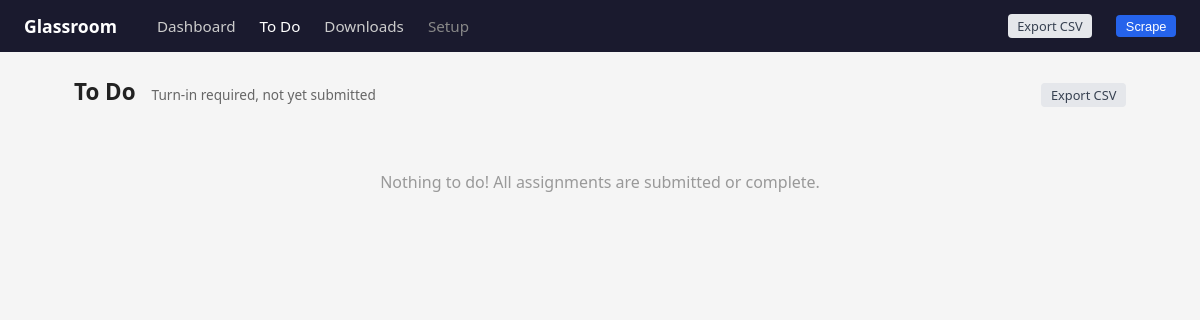
Before: /todo with the older database file.
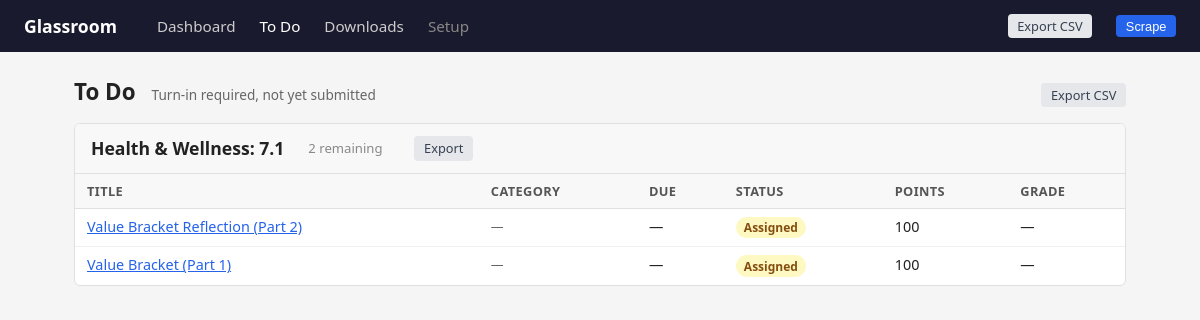
After: the same page with the newer database file.
### src/models.py (models this page shows)
class Base(DeclarativeBase):
    pass

class Assignment(Base):
    __tablename__ = "assignments"
    id = Column(Integer, primary_key=True, autoincrement=True)
    assignment_url = Column(String, unique=True, nullable=False, index=True)
    class_name = Column(String, nullable=True)
    week_label = Column(String, nullable=True)
    title = Column(String, nullable=True)
    description = Column(Text, default="")
    teacher = Column(String, nullable=True)
    posted_date = Column(String, nullable=True)
    due_date = Column(String, nullable=True)
    points_possible = Column(String, nullable=True)
    category = Column(String, nullable=True)
    assignment_type = Column(String, default="Unknown")
    status = Column(String, default="Unknown")
    turn_in_required = Column(Boolean, default=False)
    grade = Column(String, nullable=True)
    attachment_links = Column(Text, default="")
    attachment_titles = Column(Text, default="")
    scraped_at = Column(String, nullable=True)
    first_seen_at = Column(String, nullable=True)
    last_modified_at = Column(String, nullable=True)
    class_priority = Column(Integer, nullable=True)
    notes = Column(Text, nullable=True)
    ai_work_type = Column(String, nullable=True)
    ai_effort_estimate = Column(String, nullable=True)
    ai_summary = Column(String, nullable=True)
    ai_notes = Column(Text, nullable=True)

### src/routes/dashboard.py (the view)
@bp.route("/todo")
def todo() -> str:
    engine = current_app.config["DB_ENGINE"]
    with get_session(engine) as session:
        assignments = (
            session.query(Assignment)
            .filter(
                Assignment.status.notin_(["Turned in", "Graded", "Done"]),
                Assignment.turn_in_required == True,  # noqa: E712
            )
            .all()
        )
    by_class: dict[str, list[Assignment]] = defaultdict(list)
    for a in assignments:
        by_class[str(a.class_name or "Unknown")].append(a)
    classes = []
    for class_name in sorted(by_class.keys()):
        rows = sorted(by_class[class_name], key=_sort_key)
        classes.append({
            "name": class_name,
            "assignments": rows,
            "stats": _class_stats(rows),
        })
    return render_template("todo.html", classes=classes)

### src/db.py (called while the page is built)
@contextmanager
def get_session(engine: Engine | None = None) -> Generator[Session, None, None]:
    eng = engine if engine is not None else get_engine()
    factory = sessionmaker(bind=eng, expire_on_commit=False)
    session: Session = factory()
    try:
        yield session
        session.commit()
    except Exception:
        session.rollback()
        raise
    finally:
        session.close()

### src/routes/dashboard.py (called while the page is built)
def _class_stats(assignments: list[Assignment]) -> dict[str, int]:
    total = len(assignments)
    done = sum(1 for a in assignments if a.status in _DONE_STATUSES)
    missing = sum(1 for a in assignments if a.status in _URGENT_STATUSES)
    needs_attention = sum(1 for a in assignments if a.status in _ATTENTION_STATUSES)
    return {
        "total": total,
        "done": done,
        "missing": missing,
        "needs_attention": needs_attention,
    }

def _sort_key(a: Assignment) -> tuple[str, str]:
    return (str(a.due_date or "9999-99-99"), str(a.posted_date or "9999-99-99"))

### src/templates/todo.html (shortened to what this page needs)
{% extends "base.html" %}
{% block content %}
<div style="display:flex; align-items:baseline; gap:1rem; margin-bottom:1rem;">
  <h1 style="margin:0">To Do</h1>
  <span style="font-size:0.85rem; color:#666">Turn-in required, not yet submitted</span>
  <a href="/api/export/csv?view=todo" class="btn btn-secondary btn-sm">Export CSV</a>
</div>
{% if not classes %}
  <div class="empty-state">
    <p>Nothing to do! All assignments are submitted or complete.</p>
  </div>
{% else %}
  {% for cls in classes %}
  <div class="card" style="margin-bottom:1rem;">
    <div class="card-header" style="cursor:default">
      <h2>{{ cls.name }}</h2>
      <span style="font-size:0.82rem; color:#888; margin-left:0.5rem">{{ cls.assignments | length }} remaining</span>
      <a href="/api/export/csv?view=todo&class={{ cls.name | urlencode }}" class="btn btn-secondary btn-sm">Export</a>
    </div>
    <div class="card-body">
      <table>
        <thead>
          <tr>
            <th>Title</th>
            <th>Category</th>
            <th>Due</th>
            <th>Status</th>
            <th>Points</th>
            <th>Grade</th>
          </tr>
        </thead>
        <tbody>
          {% for a in cls.assignments %}
          <tr>
            <td><a href="{{ a.assignment_url }}" target="_blank" rel="noopener">{{ a.title or '(untitled)' }}</a></td>
            <td style="white-space:nowrap; font-size:0.8rem; color:#666">{{ a.category or '—' }}</td>
            <td style="white-space:nowrap">{{ a.due_date or '—' }}</td>
            <td>{% include "partials/status_badge.html" %}</td>
            <td>{{ a.points_possible or '—' }}</td>
            <td>{{ a.grade or '—' }}</td>
          </tr>
          {% endfor %}
        </tbody>
      </table>
    </div>
  </div>
  {% endfor %}
{% endif %}
{% endblock %}

### src/templates/partials/status_badge.html
{% set s = a.status or 'Unknown' %}
{% if s == 'Assigned' %}
  <span class="badge badge-assigned">Assigned</span>
{% elif s == 'Turned in' %}
  <span class="badge badge-turned-in">Turned in</span>
{% elif s == 'Graded' %}
  <span class="badge badge-graded">Graded</span>
{% elif s == 'Done' %}
  <span class="badge badge-done">Done</span>
{% elif s == 'Missing' %}
  <span class="badge badge-missing">Missing</span>
{% elif s == 'Excused' %}
  <span class="badge badge-excused">Excused</span>
{% else %}
  <span class="badge badge-unknown">{{ s }}</span>
{% endif %}

Changed rows visible on the page:
added Assignment: name "Health & Wellness: 7.1", assignments|length "2", title "Value Bracket Reflection (Part 2)", category "—", due_date "—", status "Assigned", points_possible "100", grade "—"
added Assignment: title "Value Bracket (Part 1)", category "—", due_date "—", status "Assigned", points_possible "100", grade "—", shown under "Health & Wellness: 7.1"
Other visible differences:
text no longer shown: "Nothing to do! All assignments are submitted or complete."
